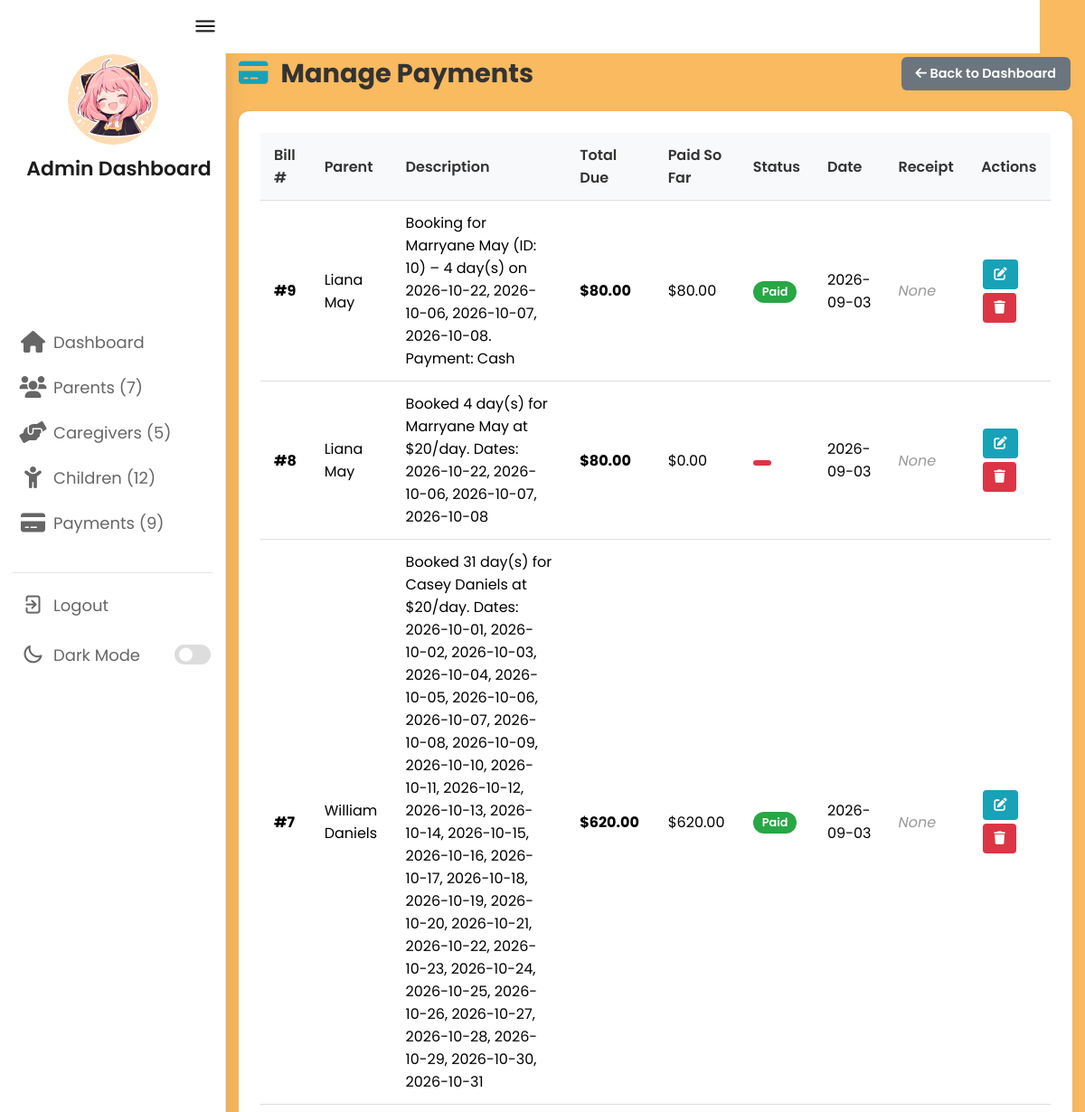
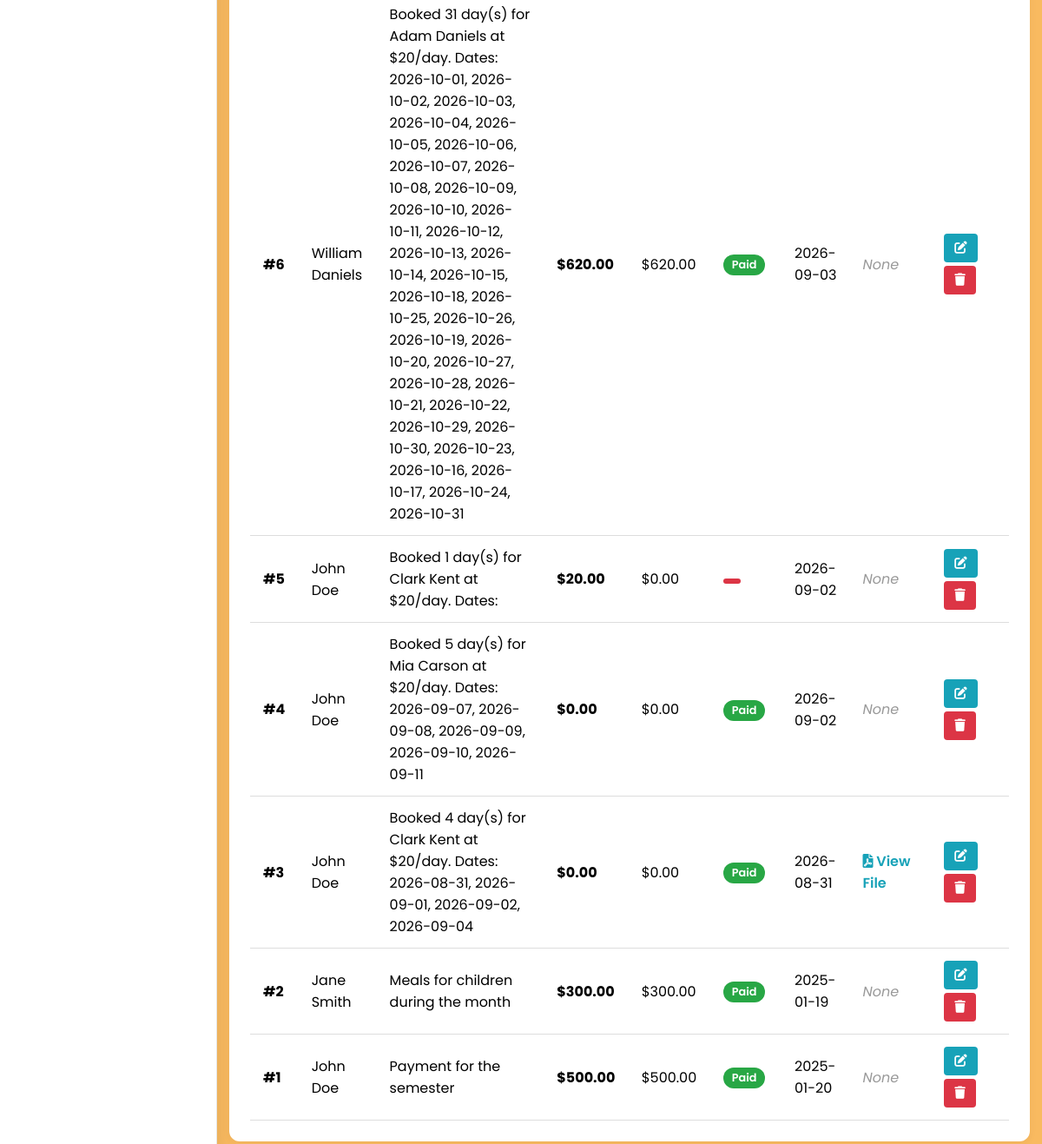
Page /admin/admin_payments.php (signed in) on the committed database (2 pictures, top to bottom).
### tables this page shows
CREATE TABLE `bill_payment` (
  `bill_id` int(11) NOT NULL,
  `section_type` varchar(50) NOT NULL,
  `section_description` text DEFAULT NULL,
  `total_amount` decimal(10,2) NOT NULL,
  `paid_amount` decimal(10,2) NOT NULL DEFAULT 0.00,
  `payment_date` date NOT NULL,
  `payment_status` enum('Paid','Pending','Overdue') NOT NULL,
  `user_id` int(11) NOT NULL,
  `child_type` enum('Normal','Special') NOT NULL,
  `receipt_document` varchar(255) DEFAULT NULL
);

CREATE TABLE `users` (
  `user_id` int(11) NOT NULL,
  `name` varchar(100) NOT NULL,
  `email` varchar(100) NOT NULL,
  `role` enum('Parent','Admin','Caregiver') NOT NULL,
  `password` varchar(255) NOT NULL,
  `contact_info` varchar(15) DEFAULT NULL,
  `profile_image` varchar(255) DEFAULT NULL
);

### admin/admin_payments.php (the view, shortened to what this page needs)
<?php
include '../config.php';
$stmt = $conn->prepare("
    SELECT
        b.bill_id,
        b.user_id,
        b.section_description,
        b.total_amount,
        b.paid_amount,
        b.payment_status,
        b.payment_date,
        b.receipt_document,
        u.name AS parent_name
    FROM bill_payment b
    LEFT JOIN users u ON b.user_id = u.user_id
    ORDER BY b.bill_id DESC
");
$stmt->execute();
$bills = $stmt->fetchAll(PDO::FETCH_ASSOC);
?>
<!DOCTYPE html>
<html lang="en">
<head>
    <link rel="stylesheet" href="https://cdnjs.cloudflare.com/ajax/libs/font-awesome/6.0.0/css/all.min.css">
    <link rel="stylesheet" href="https://unicons.iconscout.com/release/v4.0.0/css/line.css">
    <link rel="stylesheet" href="admin_css/dashboard.css">
</head>
<body>
    <?php
    if (file_exists('admin_header.php')) {
        include 'admin_header.php';
    } elseif (file_exists('admin_sidebar.php')) {
        include 'admin_sidebar.php';
    }
    ?>
    <section class="dashboard">
        <div class="top">
            <i class="uil uil-bars sidebar-toggle"></i>
        </div>
        <div class="dash-content">
            <div class="top-bar">
                <h1><i class="fas fa-credit-card"></i> Manage Payments</h1>
                <a href="admin_dashboard.php" class="btn btn-back">
                    <i class="fas fa-arrow-left"></i> Back to Dashboard
                </a>
            </div>
            <div class="table-wrapper">
                <table>
                    <thead>
                        <tr>
                            <th>Bill #</th>
                            <th>Parent</th>
                            <th>Description</th>
                            <th>Total Due</th>
                            <th>Paid So Far</th>
                            <th>Status</th>
                            <th>Date</th>
                            <th>Receipt</th>
                            <th>Actions</th>
                        </tr>
                    </thead>
                    <tbody>
                        <?php if (!empty($bills)): ?>
                            <?php foreach ($bills as $bill): ?>
                            <tr>
                                <td><strong>#<?= (int)$bill['bill_id'] ?></strong></td>
                                <td><?= htmlspecialchars($bill['parent_name'] ?? 'Unknown') ?></td>
                                <td><?= htmlspecialchars($bill['section_description']) ?></td>
                                <td><strong>$<?= number_format($bill['total_amount'], 2) ?></strong></td>
                                <td>$<?= number_format($bill['paid_amount'] ?? 0, 2) ?></td>
                                <td>
                                    <?php
                                    $status = strtolower(trim($bill['payment_status']));
                                    if ($status === 'paid'): ?>
                                        <span class="status-paid">Paid</span>
                                    <?php elseif ($status === 'pending'): ?>
                                        <span class="status-pending">Pending</span>
                                    <?php else: ?>
                                        <span class="status-unpaid"><?= htmlspecialchars($bill['payment_status']) ?></span>
                                    <?php endif; ?>
                                </td>
                                <td><?= htmlspecialchars(date('Y-m-d', strtotime($bill['payment_date']))) ?></td>
                                <td>
                                    <?php if (!empty($bill['receipt_document'])): ?>
                                        <a href="../uploaded_files/<?= htmlspecialchars($bill['receipt_document']) ?>" target="_blank" class="receipt-link">
                                            <i class="fas fa-file-pdf"></i> View File
                                        </a>
                                    <?php else: ?>
                                        <span class="no-receipt">None</span>
                                    <?php endif; ?>
                                </td>
                                <td>
                                    <a href="update_payment.php?bill_id=<?= (int)$bill['bill_id'] ?>" class="btn btn-edit"><i class="fas fa-edit"></i></a>
                                    <a href="delete_payment.php?bill_id=<?= (int)$bill['bill_id'] ?>" class="btn btn-delete" onclick="return confirm('Delete this payment record?')"><i class="fas fa-trash"></i></a>
                                </td>
                            </tr>
                            <?php endforeach; ?>
                        <?php else: ?>
                            <tr>
                                <td colspan="9" style="text-align:center; padding:20px; color:#888;">No payment records located.</td>
                            </tr>
                        <?php endif; ?>
                    </tbody>
                </table>
            </div>
        </div>
    </section>
</body>
</html>

### admin/admin_css/dashboard.css (style rules this page uses)
* { margin: 0; padding: 0; box-sizing: border-box; font-family: 'Poppins', sans-serif; }
:root { --primary-color: #f9ba60; --panel-color: #fff; --text-color: #1d1c1c; --black-light-color: #666; --border-color: #e6e5e5; --toggle-color: #ddd; --box1-color: #ffe6ac; --box2-color: #e9768f; --box3-color: #f9ba60; --title-icon-color: #fff; --box-shadow: 0 .5rem 1.5rem rgba(0,0,0,.1); --tran-05: all 0.5s ease; --tran-03: all 0.3s ease; --tran-02: all 0.2s ease; }
body { min-height: 100vh; background-color: var(--primary-color); }
.dashboard { position: relative; left: 250px; width: calc(100% - 250px); padding: 10px 14px; transition: var(--tran-05); }
.dashboard .top { position: fixed; top: 0; left: 200px; display: flex; width: calc(100% - 250px); justify-content: flex-start; align-items: center; padding: 10px 14px; background-color: var(--panel-color); transition: var(--tran-05); z-index: 9; }
.dashboard .top .sidebar-toggle { font-size: 26px; color: var(--text-color); cursor: pointer; }
.dashboard .dash-content { padding-top: 50px; }

### admin/admin_payments.php (style rules this page uses)
.table-wrapper { background: #fff; border-radius: 12px; padding: 1.5rem; box-shadow: 0 2px 10px rgba(0,0,0,0.05); overflow-x: auto; margin-top: 15px; }
table { width: 100%; border-collapse: collapse; }
th, td { padding: 12px 15px; text-align: left; border-bottom: 1px solid #ddd; }
th { background: #f8f9fa; font-weight: 600; color: #333; }
.btn { padding: 6px 12px; border-radius: 4px; text-decoration: none; color: #fff; font-size: 0.9rem; display: inline-block; margin: 2px; }
.btn-edit { background: #17a2b8; }
.btn-delete { background: #dc3545; }
.btn-back { background: #6c757d; padding: 8px 16px; border-radius: 6px; font-weight: 600; }
.top-bar { display: flex; justify-content: space-between; align-items: center; margin-bottom: 20px; flex-wrap: wrap; gap: 10px; }
.top-bar h1 { margin: 0; font-size: 1.8rem; color: #333; }
.top-bar h1 i { color: #17a2b8; margin-right: 8px; }
.status-paid { background: #28a745; color: #fff; padding: 3px 10px; border-radius: 20px; font-size: 0.8rem; display: inline-block; font-weight:600; }
.status-unpaid { background: #dc3545; color: #fff; padding: 3px 10px; border-radius: 20px; font-size: 0.8rem; display: inline-block; font-weight:600; }
.receipt-link { color: #17a2b8; text-decoration: none; font-weight: 600; }
.no-receipt { color: #999; font-style: italic; }

### rows in the picture
bill_payment: bill_id "9", user.name "Liana May", section_description "Booking for Marryane May (ID: 10) – 4 day(s) on 2026-10-22, 2026-10-06, 2026-10-07, 2026-10-08. Payment: Cash", total_amount "80.00", paid_amount "80.00", payment_status "Paid", payment_date "2026-09-03", shows "None"
bill_payment: bill_id "8", user.name "Liana May", section_description "Booked 4 day(s) for Marryane May at $20/day. Dates: 2026-10-22, 2026-10-06, 2026-10-07, 2026-10-08", total_amount "80.00", paid_amount "0.00", payment_date "2026-09-03", shows "None"
bill_payment: bill_id "7", user.name "William Daniels", section_description "Booked 31 day(s) for Casey Daniels at $20/day. Dates: 2026-10-01, 2026-10-02, 2026-10-03, 2026-10-04, 2026-10-05, 2026-10-06, 2026-10-07, 2026-10-08, 2026-10-09, 2026-10-10, 2026-10-11, 2026-10-12, 2026-10-13, 2026-10-14, 2026-10-15, 2026-10-16, 2026-10-17, 2026-10-18, 2026-10-19, 2026-10-20, 2026-10-21, 2026-10-22, 2026-10-23, 2026-10-24, 2026-10-25, 2026-10-26, 2026-10-27, 2026-10-28, 2026-10-29, 2026-10-30, 2026-10-31", total_amount "620.00", paid_amount "620.00", payment_status "Paid", payment_date "2026-09-03", shows "None"
bill_payment: bill_id "6", user.name "William Daniels", section_description "Booked 31 day(s) for Adam Daniels at $20/day. Dates: 2026-10-01, 2026-10-02, 2026-10-03, 2026-10-04, 2026-10-05, 2026-10-06, 2026-10-07, 2026-10-08, 2026-10-09, 2026-10-10, 2026-10-11, 2026-10-12, 2026-10-13, 2026-10-14, 2026-10-15, 2026-10-18, 2026-10-25, 2026-10-26, 2026-10-19, 2026-10-20, 2026-10-27, 2026-10-28, 2026-10-21, 2026-10-22, 2026-10-29, 2026-10-30, 2026-10-23, 2026-10-16, 2026-10-17, 2026-10-24, 2026-10-31", total_amount "620.00", paid_amount "620.00", payment_status "Paid", payment_date "2026-09-03", shows "None"
bill_payment: bill_id "5", user.name "John Doe", section_description "Booked 1 day(s) for Clark Kent at $20/day. Dates:", total_amount "20.00", paid_amount "0.00", payment_date "2026-09-02", shows "None"
bill_payment: bill_id "4", user.name "John Doe", section_description "Booked 5 day(s) for Mia Carson at $20/day. Dates: 2026-09-07, 2026-09-08, 2026-09-09, 2026-09-10, 2026-09-11", total_amount "0.00", paid_amount "0.00", payment_status "Paid", payment_date "2026-09-02", shows "None"
bill_payment: bill_id "3", user.name "John Doe", section_description "Booked 4 day(s) for Clark Kent at $20/day. Dates: 2026-08-31, 2026-09-01, 2026-09-02, 2026-09-04", total_amount "0.00", paid_amount "0.00", payment_status "Paid", payment_date "2026-08-31"
bill_payment: bill_id "2", user.name "Jane Smith", section_description "Meals for children during the month", total_amount "300.00", paid_amount "300.00", payment_status "Paid", payment_date "2025-01-19", shows "None"
bill_payment: bill_id "1", user.name "John Doe", section_description "Payment for the semester", total_amount "500.00", paid_amount "500.00", payment_status "Paid", payment_date "2025-01-20", shows "None"

### other values in the picture
$total_parents "7"
$total_caregivers "5"
$total_children "12"
$total_bills_issued "9"
